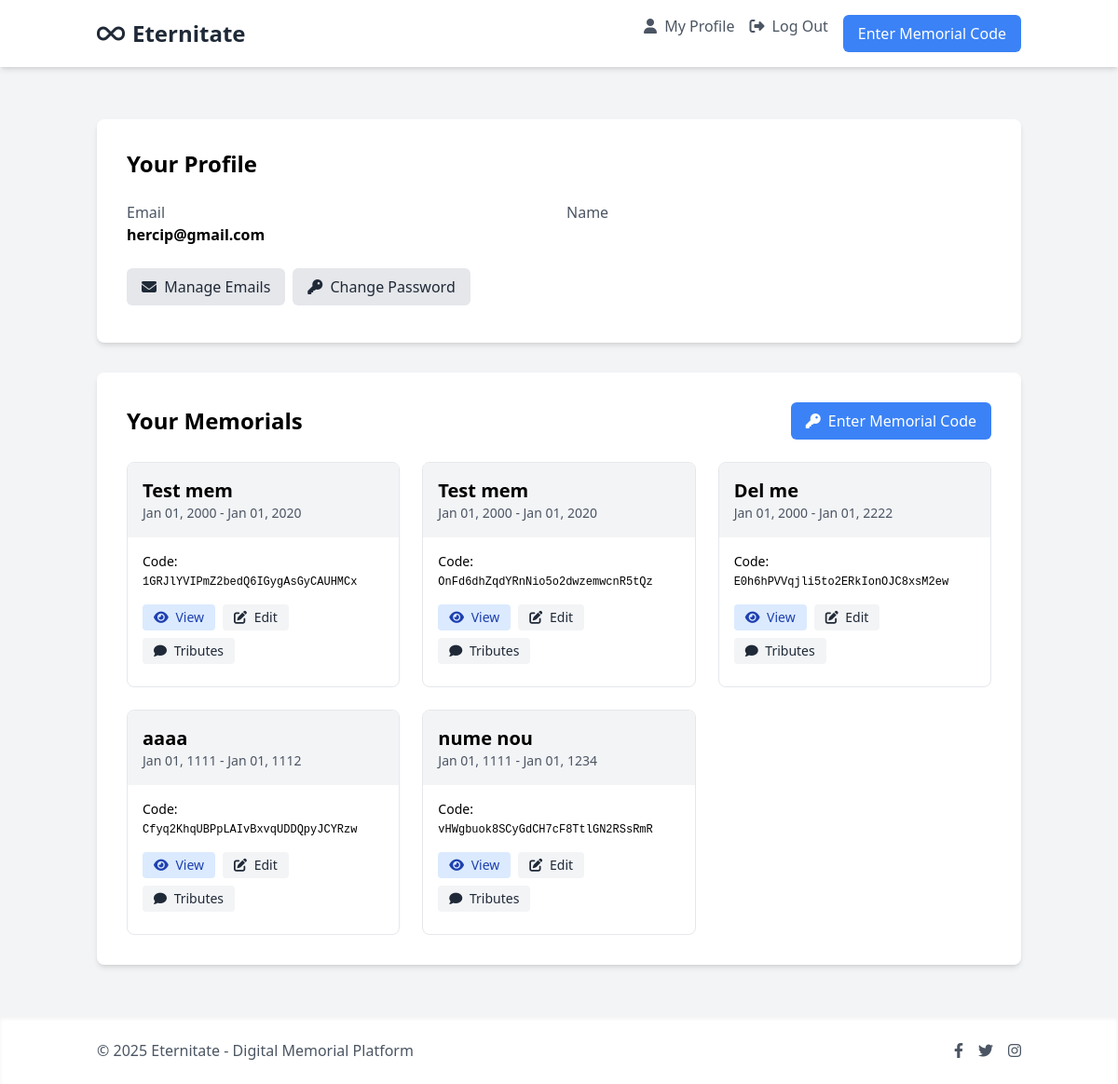
/accounts/profile/ (signed in), run on the app's committed database.
### memorials/models.py (models this page shows, shortened)
class Memorial(models.Model):
    owner = models.ForeignKey(User, related_name='memorials', on_delete=models.CASCADE)
    profile_code = models.OneToOneField(ProfileCode, on_delete=models.CASCADE, related_name='memorial')
    full_name = models.CharField(max_length=255)
    birth_date = models.DateField(null=True, blank=True)
    death_date = models.DateField(null=True, blank=True)
    profile_image = models.ImageField(upload_to='memorials/profile_images/%Y/%m/', null=True, blank=True,
                                      help_text="Profile photo of the person being commemorated")
    background_image = models.ImageField(upload_to='memorials/background_images/%Y/%m/', null=True, blank=True,
                                         help_text="Background image for the memorial page header")
    biography = models.TextField(blank=True)
    allow_tributes = models.BooleanField(default=True)
    created_at = models.DateTimeField(auto_now_add=True)
    updated_at = models.DateTimeField(auto_now=True)

class ProfileCode(models.Model):
    code = models.CharField(max_length=32, unique=True)
    is_claimed = models.BooleanField(default=False)
    created_at = models.DateTimeField(auto_now_add=True)

### accounts/views.py (the view)
# urls.py: path('profile/', views.profile_view, name='profile'),
@login_required
def profile_view(request):
    user_memorials = Memorial.objects.filter(owner=request.user)
    context = {
        'user': request.user,
        'memorials': user_memorials,
    }
    return render(request, 'accounts/profile.html', context)

### templates/accounts/profile.html (shortened to what this page needs)
{% extends 'base.html' %}
{% load i18n %}
{% block content %}
<div class="container mx-auto py-8 fade-in">
    <div class="bg-white rounded-lg shadow-md p-8 mb-8">
        <h1 class="text-2xl font-bold mb-6">{% trans "Your Profile" %}</h1>
        <div class="grid grid-cols-1 md:grid-cols-2 gap-4 mb-6">
            <div>
                <p class="text-gray-600">{% trans "Email" %}</p>
                <p class="font-semibold">{{ user.email }}</p>
            </div>
            <div>
                <p class="text-gray-600">{% trans "Name" %}</p>
            </div>
        </div>
        <div class="flex flex-wrap">
            <a href="{% url 'account_email' %}" class="bg-gray-200 hover:bg-gray-300 text-gray-800 rounded-md px-4 py-2 mr-2 mb-2 transition">
                <i class="fas fa-envelope mr-1"></i> {% trans "Manage Emails" %}
            </a>
            <a href="{% url 'account_change_password' %}" class="bg-gray-200 hover:bg-gray-300 text-gray-800 rounded-md px-4 py-2 mr-2 mb-2 transition">
                <i class="fas fa-key mr-1"></i> {% trans "Change Password" %}
            </a>
        </div>
    </div>
    <div class="bg-white rounded-lg shadow-md p-8">
        <div class="flex justify-between items-center mb-6">
            <h2 class="text-2xl font-bold">{% trans "Your Memorials" %}</h2>
            <a href="{% url 'memorials:enter_code' %}" class="bg-blue-500 hover:bg-blue-600 text-white px-4 py-2 rounded-md transition inline-block">
                <i class="fas fa-key mr-1"></i> {% trans "Enter Memorial Code" %}
            </a>
        </div>
        {% if memorials %}
            <div class="grid grid-cols-1 md:grid-cols-2 lg:grid-cols-3 gap-6">
                {% for memorial in memorials %}
                    <div class="border rounded-lg overflow-hidden transition hover:shadow-lg">
                        <div class="bg-gray-100 p-4">
                            <h3 class="text-xl font-semibold truncate">{{ memorial.full_name }}</h3>
                            <p class="text-sm text-gray-600">
                                {% if memorial.birth_date %}{{ memorial.birth_date|date:"M d, Y" }}{% else %}—{% endif %} -
                                {% if memorial.death_date %}{{ memorial.death_date|date:"M d, Y" }}{% else %}—{% endif %}
                            </p>
                        </div>
                        <div class="p-4">
                            <div class="text-sm mb-4">
                                <span class="font-medium">{% trans "Code" %}:</span>
                                <span class="font-mono text-xs">{{ memorial.profile_code.code }}</span>
                            </div>
                            <div class="flex flex-wrap">
                                <a href="{% url 'memorials:memorial_detail' code=memorial.profile_code.code %}" class="bg-blue-100 hover:bg-blue-200 text-blue-800 text-sm rounded px-3 py-1 mr-2 mb-2">
                                    <i class="fas fa-eye mr-1"></i> {% trans "View" %}
                                </a>
                                <a href="{% url 'memorials:edit_memorial' code=memorial.profile_code.code %}" class="bg-gray-100 hover:bg-gray-200 text-gray-800 text-sm rounded px-3 py-1 mr-2 mb-2">
                                    <i class="fas fa-edit mr-1"></i> {% trans "Edit" %}
                                </a>
                                <a href="{% url 'memorials:manage_tributes' code=memorial.profile_code.code %}" class="bg-gray-100 hover:bg-gray-200 text-gray-800 text-sm rounded px-3 py-1 mb-2">
                                    <i class="fas fa-comment mr-1"></i> {% trans "Tributes" %}
                                </a>
                            </div>
                        </div>
                    </div>
                {% endfor %}
            </div>
        {% endif %}
    </div>
</div>
{% endblock %}

### templates/base.html (style rules this page uses)
.fade-in { animation: fadeIn 0.5s ease-in-out; }

### data on the page
Memorial: full_name "Test mem", birth_date "Jan 01, 2000", death_date "Jan 01, 2020", profile_code.code "1GRJlYVIPmZ2bedQ6IGygAsGyCAUHMCx"
Memorial: full_name "Test mem", birth_date "Jan 01, 2000", death_date "Jan 01, 2020", profile_code.code "OnFd6dhZqdYRnNio5o2dwzemwcnR5tQz"
Memorial: full_name "Del me", birth_date "Jan 01, 2000", death_date "Jan 01, 2222", profile_code.code "E0h6hPVVqjli5to2ERkIonOJC8xsM2ew"
Memorial: full_name "aaaa", birth_date "Jan 01, 1111", death_date "Jan 01, 1112", profile_code.code "Cfyq2KhqUBPpLAIvBxvqUDDQpyJCYRzw"
Memorial: full_name "nume nou", birth_date "Jan 01, 1111", death_date "Jan 01, 1234", profile_code.code "vHWgbuok8SCyGdCH7cF8TtlGN2RSsRmR"

### other printed values
{{ user.email }} "hercip@gmail.com"
